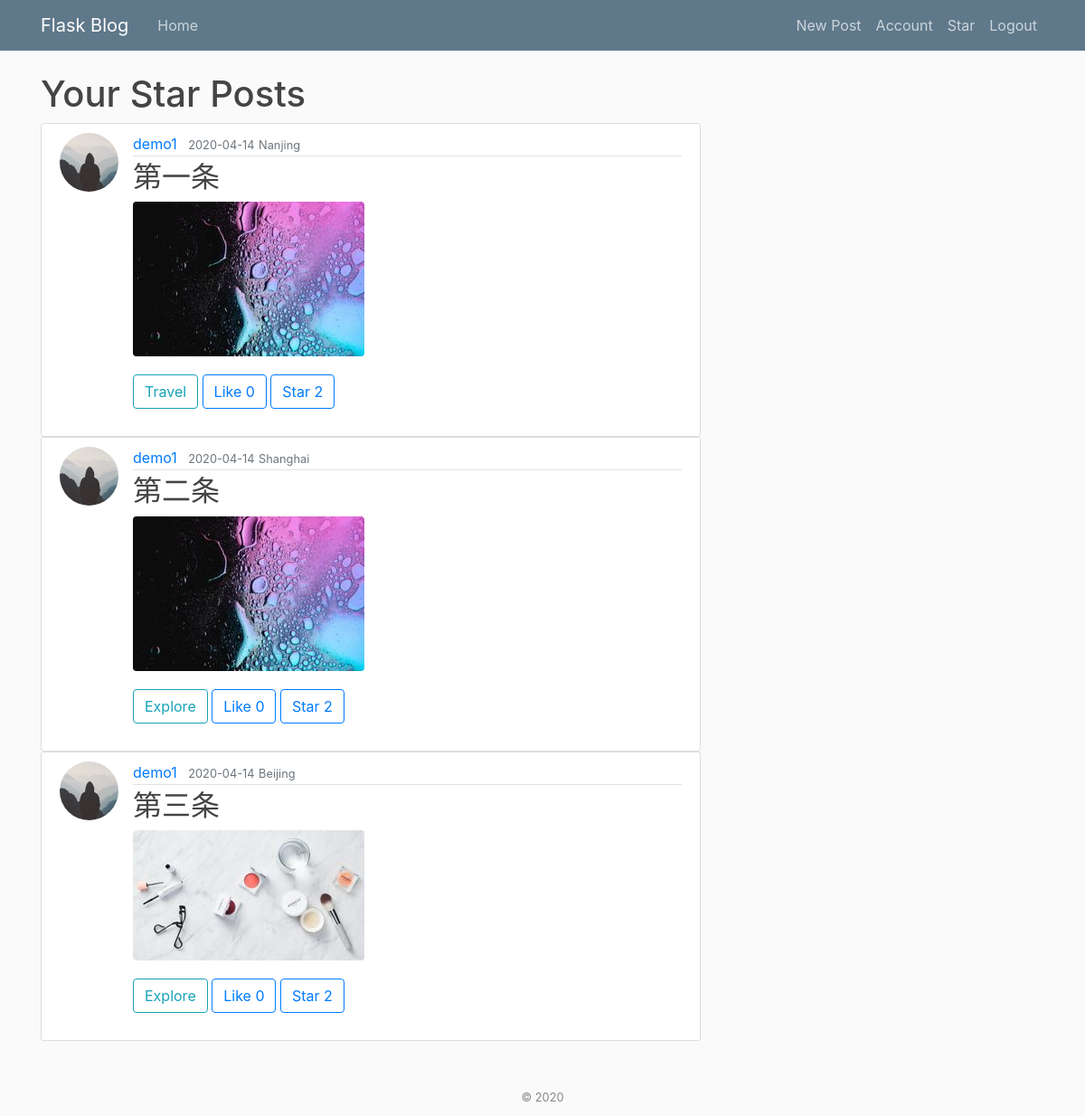
The app's page /star (signed in) with its own data.
### flaskblog/models.py (models this page shows, shortened)
class Post(db.Model):
    id = db.Column(db.Integer, primary_key=True)
    title = db.Column(db.String(100), nullable=False)
    position = db.Column(db.String(100), nullable=False)
    date_posted = db.Column(db.DateTime, nullable=False, default=datetime.utcnow)
    content = db.Column(db.Text, nullable=False)
    image_file = db.Column(db.String(20), nullable=False, default='default.jpg')
    user_id = db.Column(db.Integer, db.ForeignKey('user.id'), nullable=False)
    comments = db.relation('Comment', backref='posted', lazy=True)
    like_count = db.Column(db.Integer, nullable=False, default=0)
    star_count = db.Column(db.Integer, nullable=False, default=0)
    post_type = db.Column(db.Integer, nullable=False)

class User(db.Model, UserMixin):
    id = db.Column(db.Integer, primary_key=True)
    username = db.Column(db.String(20), unique=True, nullable=False)
    email = db.Column(db.String(120), unique=True, nullable=False)
    image_file = db.Column(db.String(20), nullable=False, default='default.jpg')
    password = db.Column(db.String(60), nullable=False)
    posts = db.relationship('Post', backref='author', lazy=True)
    comments = db.relation('Comment', backref='author', lazy=True)
    star_posts = db.relationship('Post', secondary=user_star_post, backref='star_posts', lazy=True)
    like_posts = db.relationship('Post', secondary=user_like_post, backref='like_posts', lazy=True)

### flaskblog/users/routes.py (the view)
@users.route("/star")
def star():
    posts = current_user.star_posts
    return render_template('star.html', posts=posts)

### flaskblog/models.py (called while the page is built)
@login_manager.user_loader
def load_user(user_id):
    return User.query.get(int(user_id))

### flaskblog/templates/star.html
{% extends "layout.html" %}
{% block content %}
    <h1>Your Star Posts</h1>
    {% for post in posts %}
        <article class="media content-section">
          <img class="rounded-circle article-img" src="{{ url_for('static', filename='profile_pics/' + post.author.image_file) }}">
          <div class="media-body">
            <div class="article-metadata">
              <a class="mr-2" href="{{ url_for('users.user_posts', username=post.author.username) }}">{{ post.author.username }}</a>
              <small class="text-muted">{{ post.date_posted.strftime('%Y-%m-%d') }}</small>
              <small class="text-muted">{{ post.position }}</small>
            </div>
            <h2><a class="article-title" href="{{ url_for('posts.post', post_id=post.id) }}">{{ post.title }}</a></h2>
            <img src="{{ url_for('static', filename='post_pics/' + post.image_file) }}" class="rounded" />
              <div class="post-button-section">
                {% if post.post_type %}
                    <button class="btn btn-outline-info">Travel</button>
                {% else %}
                    <button class="btn btn-outline-info">Explore</button>
                {% endif %}
                <button class="btn btn-outline-primary">
                    Like
                    <span id="like-button">
                        {{ post.like_count }}
                    </span>
                </button>
                <button class="btn btn-outline-primary">
                    Star
                    <span id="star-button">
                        {{ post.star_count }}
                    </span>
                </button>
            </div>
          </div>
        </article>
    {% endfor %}
    <br>
{% endblock content %}

### flaskblog/static/main.css (style rules this page uses)
body { background: #fafafa; color: #333333; margin-top: 5rem; }
h1, h2, h3, h4, h5, h6 { color: #444444; }
.content-section { background: #ffffff; padding: 10px 20px; border: 1px solid #dddddd; border-radius: 3px; }
.post-button-section { margin: 20px 0 }
.article-title { color: #444444; }
.article-img { height: 65px; width: 65px; margin-right: 16px; }
.article-metadata { padding-bottom: 1px; margin-bottom: 4px; border-bottom: 1px solid #e3e3e3 }

### records on screen
Post: image_file (placeholder picture), author.username "demo1", date_posted "2020-04-14", position "Nanjing", title "第一条", image_file (picture), post_type "Travel", like_count "0", star_count "2"
Post: image_file (placeholder picture), author.username "demo1", date_posted "2020-04-14", position "Shanghai", title "第二条", image_file (picture), post_type "Explore", like_count "0", star_count "2"
Post: image_file (placeholder picture), author.username "demo1", date_posted "2020-04-14", position "Beijing", title "第三条", image_file (picture), post_type "Explore", like_count "0", star_count "2"
